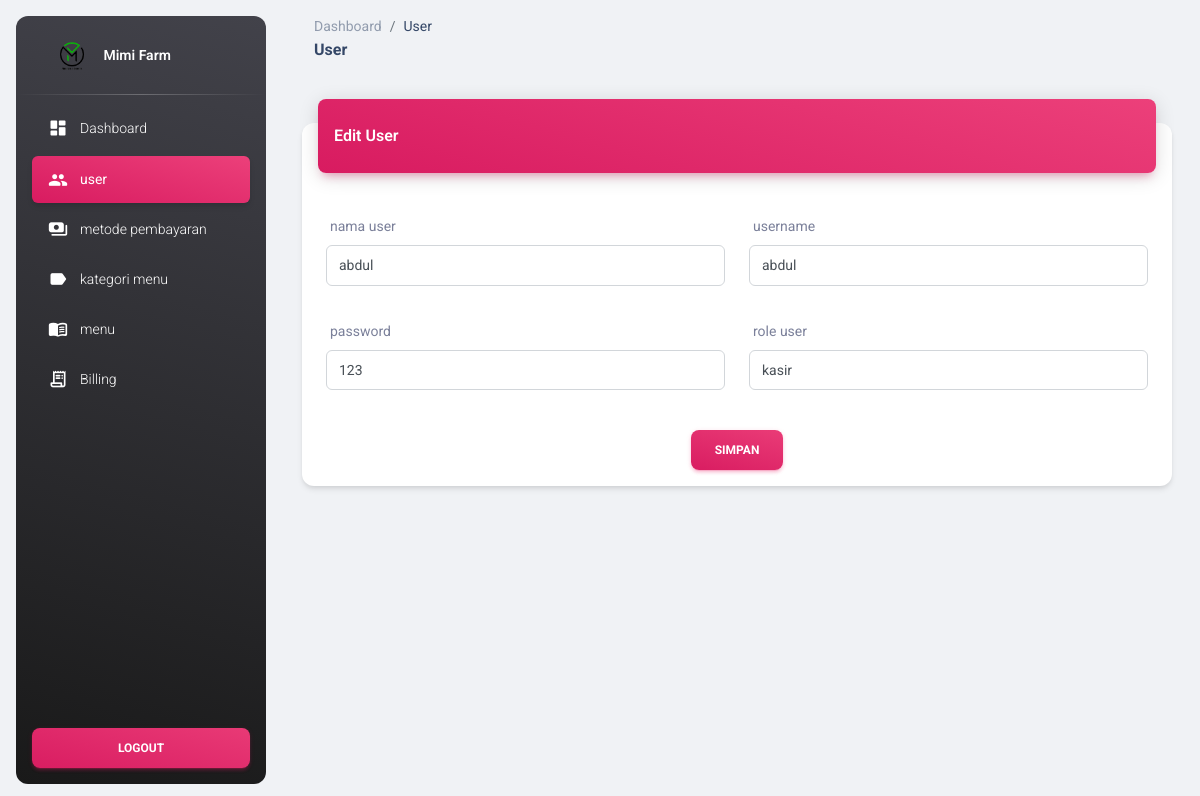
The app's page /owner/edit_user.php?id=abdul (signed in) with its own data.
### tables this page shows
CREATE TABLE `user` (
  `username` varchar(30) NOT NULL,
  `nama_user` varchar(30) NOT NULL,
  `password` varchar(30) NOT NULL,
  `id_role` int(1) NOT NULL
);

CREATE TABLE `role_user` (
  `id_role` int(1) NOT NULL,
  `nama_role` varchar(40) NOT NULL
);

### koneksi.php (called while the page is built, shortened)
<?php
    $base_url = "http://localhost/mimifarm/";
?>

### owner/edit_user.php (the view, shortened to what this page needs)
<?php
include("../koneksi.php");
include('header.php');
$getUsername = $_GET['id'];
$query = "SELECT user.*, role_user.* FROM user LEFT JOIN role_user ON user.id_role = role_user.id_role WHERE username = '$getUsername'";
$result = mysqli_query($conn, $query);
$user =  mysqli_fetch_assoc($result);
?>
<body class="g-sidenav-show  bg-gray-200">
    <?php include('sidebar.php'); ?>
    <main class="main-content position-relative max-height-vh-100 h-100 border-radius-lg">
        <?php include('navbar.php'); ?>
        <div class="container-fluid py-4">
            <div class="row">
                <div class="col-12">
                    <div class="card my-4 mx-3">
                        <div class="card-header p-0 position-relative mt-n4 mx-3 z-index-2">
                            <div class="bg-gradient-primary shadow-primary border-radius-lg pt-4 pb-3">
                                <h6 class="text-white text-capitalize ps-3">Edit User</h6>
                            </div>
                        </div>
                        <div class="card-body px-4 pb-2">
                            <form method="post" action="<?= $base_url; ?>/owner/proses_edit_user.php">
                                <div class="row">
                                    <div class="col-md-6 my-3">
                                        <label for="exampleFormControlInput1" class="form-label">nama user</label>
                                        <div class="input-group input-group-outline">
                                            <input type="text" name="nama" class="form-control " id="exampleFormControlInput1" placeholder="nama user" value="<?= $user['nama_user']; ?>">
                                        </div>
                                    </div>
                                    <div class="col-md-6 my-3">
                                        <label for="exampleFormControlInput1" class="form-label">username</label>
                                        <div class="input-group input-group-outline">
                                            <input type="text" name="username" class="form-control" id="exampleFormControlInput1" placeholder="username" readonly value="<?= $user['username']; ?>">
                                        </div>
                                    </div>
                                    <div class="col-md-6 my-3">
                                        <label for="exampleFormControlInput1" class="form-label">password</label>
                                        <div class="input-group input-group-outline">
                                            <input type="text" name="password" class="form-control" id="exampleFormControlInput1" placeholder="password" value="<?= $user['password']; ?>">
                                        </div>
                                    </div>
                                    <div class="col-md-6 my-3">
                                        <label for="exampleFormControlInput1" class="form-label">role user</label>
                                        <div class="input-group input-group-outline">
                                            <select name="role" class="form-control" aria-label="Default select example">
                                                <option value="2" <?= $user['id_role'] == 2 ? "selected" : ""; ?>>kasir</option>
                                            </select>
                                        </div>
                                    </div>
                                    <div class="text-center">
                                        <button type="submit" class="btn bg-gradient-primary my-4 mb-2">Simpan</button>
                                    </div>
                                </div>
                            </form>
                        </div>
                    </div>
                </div>
            </div>
        </div>
    </main>
</body>

### records on screen
user: nama "abdul", username "abdul", password "123"
role_user: role "kasir"

### other values on screen
$title "User"
